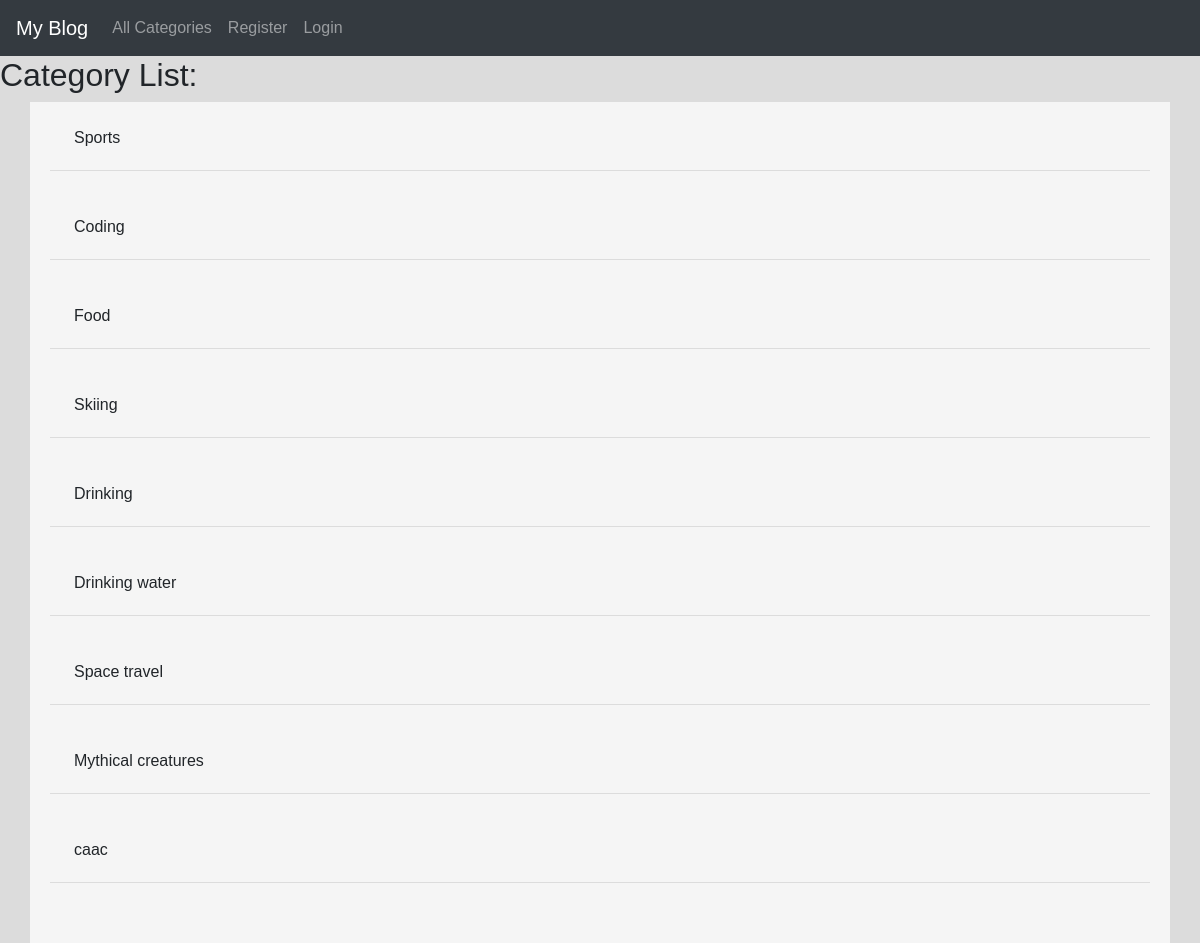
The page /category_list/ on the database its author committed.
### theblog/models.py (models this page shows, shortened)
class Category(models.Model):
    name = models.CharField( max_length=50)
    def __str__(self):
        return self.name

### theblog/views.py (the view)
# urls.py: path('category_list/',views.CategoryListView,name ='category_list'),
def CategoryListView(request):
    cat_menu_list = Category.objects.all()
    return render(request,'category_list.html',{'cat_list':cat_menu_list })

### theblog/templates/category_list.html (shortened to what this page needs)
{% extends 'base.html' %}
{% block content %}
<h2>Category List:</h2>
<div class ='container card-body',>
<body>
    {% for item in cat_list  %}
    <a class="dropdown-item"  href="{% url 'category' item %}"">{{item}}</a> <hr>
        <br>
    {% endfor %}
</body>
</div>
{% endblock content %}

### theblog/templates/base.html (style rules this page uses)
body { margin: 0; padding: 0; font-family: sans-serif; background:gainsboro; }

### theblog/templates/category_list.html (style rules this page uses)
.container,.dropdown-item { background-color: whitesmoke; }

### rows shown on the page
Category: name "Sports"
Category: name "Coding"
Category: name "Food"
Category: name "Skiing"
Category: name "Drinking"
Category: name "Drinking water"
Category: name "Space travel"
Category: name "Mythical creatures"
Category: name "caac"
